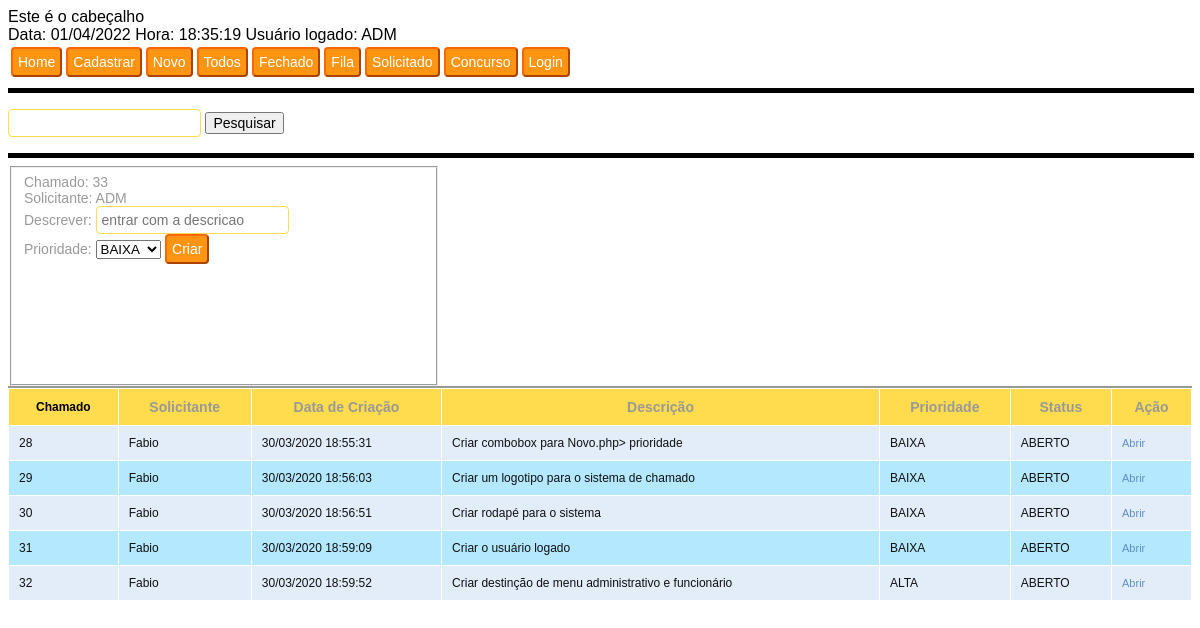
Screenshot of /novo.php (signed in) with the database file from the repository.
### tables this page shows
CREATE TABLE IF NOT EXISTS  usuario  (
   IDUSUARIO  int(11) NOT NULL AUTO_INCREMENT,
   NOMEUSUARIO  varchar(50) DEFAULT NULL,
   LOGINUSUARIO  varchar(50) DEFAULT NULL,
   SENHAUSUARIO  varchar(8) DEFAULT NULL,
  NIVELUSUARIO INT,
  PRIMARY KEY ( IDUSUARIO )
);

CREATE TABLE IF NOT EXISTS  chamado  (
   IDCHAMADO  int(11) NOT NULL AUTO_INCREMENT,
   idusuario  int(11) DEFAULT NULL,
   DATAINICHAMADO  timestamp NOT NULL DEFAULT current_timestamp(),
   DESCRICAOCHAMADO  varchar(500) DEFAULT NULL,
   PRIORIDADECHAMADO  varchar(20) DEFAULT NULL,
   STATUSCHAMADO  varchar(10) DEFAULT NULL,
   DATAFIMCHAMADO  datetime DEFAULT NULL,
  PRIMARY KEY ( IDCHAMADO ),
  KEY  fk_usuario  ( idusuario )
);

### funcao.php (called while the page is built)
<?PHP
function cData($data){
	$ano = substr($data,0,4);
	$mes = substr($data,5,2);
	$dia = substr($data,8,2);
	$horario = substr($data,11,8);
	 $data = $dia."/".$mes."/".$ano." ".$horario;
	return $data;
}
?>

### novo.php (the view, shortened to what this page needs)
<?php header("Content-type: text/html; charset=utf-8");
require_once('funcao.php');
require_once("conexao.php");
require_once('header.php');
require_once('menu.php');
  $id=$_SESSION['id'];
$sql = "SELECT nivelusuario from usuario where idusuario=$id";
		$result = mysqli_query($link,$sql)or die("Erro no banco de dados!");
		$dados = mysqli_fetch_array($result);
        $nivel=$dados[0];
if($nivel==1)
menuadm('Novo Chamado');
else
menu('Novo Chamado');
 $sql = "SELECT max(idchamado) from chamado";
		$result = mysqli_query($link,$sql)or die("Erro no banco de dados!");
		$dados = mysqli_fetch_array($result);
        $idc=$dados[0];
 $sql = "SELECT nomeusuario from usuario where idusuario=$id";
		$result = mysqli_query($link,$sql)or die("Erro no banco de dados!");
		$dados = mysqli_fetch_array($result);
        $nome=$dados[0];
?>
 <form action="novo.php?acao=novo" method="post">
		    <fieldset  style="width:400px; height:200px" >
	          <Label for="Descricao">Chamado: <?php echo $idc+1;?> 	</label></br>
			  <Label for="Descricao">Solicitante: <?php echo $nome;?> </label></br>
              <Label for="Descricao">Descrever: </label>
		      <input name="descricao" type="textarea" placeholder="entrar com a descricao" class="txtField" required></br>
              <label for="prioridade">Prioridade: </label>
			  <select name="prioridade" id="itens">
				    <option value="BAIXA" selected="selected">BAIXA</option>
			  </select>
              <input name="criar" type="submit" value="Criar" class="btnsubmit">
		    </fieldset>
       <form>
<?php
if(isset ($_POST['pesquisar'])){
        $sql = "SELECT c.idchamado,u.nomeusuario,c.datainichamado,c.descricaochamado,c.prioridadechamado,c.statuschamado FROM chamado c inner join usuario u on c.idusuario=u.idusuario where c.idchamado=".$_POST['pesquisa']."";
    }else
$sql = "SELECT c.idchamado,u.nomeusuario,c.datainichamado,c.descricaochamado,c.prioridadechamado,c.statuschamado FROM chamado c inner join usuario u on c.idusuario=u.idusuario where statuschamado='ABERTO' OR STATUSCHAMADO='Aberto' or statuschamado='aberto'";
$result = mysqli_query($link,$sql);
$i=0;
while($row = mysqli_fetch_array($result)) {
if($i%2==0)
$classname="evenRow";
else
$classname="oddRow";
?>
<tr class="<?php if(isset($classname)) echo $classname;?>">
<td><?php echo $row[0]; ?></td>
<td><?php echo $row[1]; ?></td>
<td><?php echo cData($row[2]); ?></td>
<td><?php echo $row[3]; ?></td>
<td><?php echo $row[4]; ?></td>
<td><?php echo $row[5]; ?></td>
<td><a href="atendimento.php?idchamado=<?php echo $row[0]; ?>" class="link">Abrir</a></td>
</tr>
<?php
$i++;
}
?>
</table>
</BODY>
</HTML>

### header.php (shortened to what this page needs)
<?php
$id=$_SESSION['id'];
        $sql = "SELECT nomeusuario from usuario where idusuario=$id";
		$result = mysqli_query($link,$sql)or die("Erro no banco de dados!");
		$dados = mysqli_fetch_array($result);
        $nome=$dados[0];
echo"
<HTML>
<head>
<link rel='stylesheet' type='text/css' href='styles.css' />
</head>
<body>
<header>
   Este é o cabeçalho
</header>
";
echo "Data: " . date("d/m/Y")."   Hora: "  . date("H:i:s")." Usuário logado: $nome";
?>

### styles.css (style rules this page uses)
body { font-family:Arial; }
input { font-family:Arial; font-size:14px; }
label { font-family:Arial; font-size:14px; color:#999999; }
.btnSubmit { background-color:#fd9512; padding:5px; border-color:#FF6600; border-radius:4px; color:white; }
.txtField { padding: 5px; border:#fedc4d 1px solid; border-radius:4px; }
.evenRow { background-color: #E2EDF9; font-size:12px; color:#101010; }
.oddRow { background-color: #B3E8FF; font-size:12px; color:#101010; }
.link { text-decoration:none; color:#5e8fc7; font-size:11px; }

### rows the page displays
usuario: NOMEUSUARIO "ADM"
chamado: IDCHAMADO "28", idusuario.NOMEUSUARIO "Fabio", DATAINICHAMADO "30/03/2020 18:55:31", DESCRICAOCHAMADO "Criar combobox para Novo.php> prioridade", PRIORIDADECHAMADO "BAIXA", STATUSCHAMADO "ABERTO"
chamado: IDCHAMADO "29", idusuario.NOMEUSUARIO "Fabio", DATAINICHAMADO "30/03/2020 18:56:03", DESCRICAOCHAMADO "Criar um logotipo para o sistema de chamado", PRIORIDADECHAMADO "BAIXA", STATUSCHAMADO "ABERTO"
chamado: IDCHAMADO "30", idusuario.NOMEUSUARIO "Fabio", DATAINICHAMADO "30/03/2020 18:56:51", DESCRICAOCHAMADO "Criar rodapé para o sistema", PRIORIDADECHAMADO "BAIXA", STATUSCHAMADO "ABERTO"
chamado: IDCHAMADO "31", idusuario.NOMEUSUARIO "Fabio", DATAINICHAMADO "30/03/2020 18:59:09", DESCRICAOCHAMADO "Criar o usuário logado", PRIORIDADECHAMADO "BAIXA", STATUSCHAMADO "ABERTO"
chamado: IDCHAMADO "32", idusuario.NOMEUSUARIO "Fabio", DATAINICHAMADO "30/03/2020 18:59:52", DESCRICAOCHAMADO "Criar destinção de menu administrativo e funcionário", PRIORIDADECHAMADO "ALTA", STATUSCHAMADO "ABERTO"

### other values shown
$idc+1 "33"
